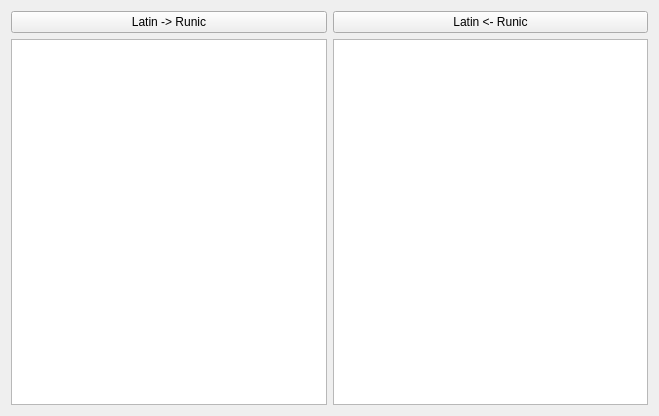
<?xml version="1.0" encoding="UTF-8"?>
<ui version="4.0">
 <class>Runes</class>
 <widget class="QMainWindow" name="Runes">
  <property name="geometry">
   <rect>
    <x>0</x>
    <y>0</y>
    <width>659</width>
    <height>416</height>
   </rect>
  </property>
  <property name="windowTitle">
   <string>Runes</string>
  </property>
  <widget class="QWidget" name="centralWidget">
   <layout class="QGridLayout" name="gridLayout">
    <item row="0" column="1">
     <widget class="QPushButton" name="runictolatin">
      <property name="text">
       <string>Latin &lt;- Runic</string>
      </property>
     </widget>
    </item>
    <item row="1" column="0">
     <widget class="QTextEdit" name="latintext">
      <property name="font">
       <font>
        <family>Cantarell</family>
       </font>
      </property>
      <property name="html">
       <string>&lt;!DOCTYPE HTML PUBLIC &quot;-//W3C//DTD HTML 4.0//EN&quot; &quot;http://www.w3.org/TR/REC-html40/strict.dtd&quot;&gt;
&lt;html&gt;&lt;head&gt;&lt;meta name=&quot;qrichtext&quot; content=&quot;1&quot; /&gt;&lt;style type=&quot;text/css&quot;&gt;
p, li { white-space: pre-wrap; }
&lt;/style&gt;&lt;/head&gt;&lt;body style=&quot; font-family:'Cantarell'; font-size:11pt; font-weight:400; font-style:normal;&quot;&gt;
&lt;p style=&quot;-qt-paragraph-type:empty; margin-top:0px; margin-bottom:0px; margin-left:0px; margin-right:0px; -qt-block-indent:0; text-indent:0px;&quot;&gt;&lt;br /&gt;&lt;/p&gt;&lt;/body&gt;&lt;/html&gt;</string>
      </property>
      <property name="placeholderText">
       <string/>
      </property>
     </widget>
    </item>
    <item row="1" column="1">
     <widget class="QTextEdit" name="runictext">
      <property name="font">
       <font>
        <family>Junicode</family>
        <kerning>true</kerning>
       </font>
      </property>
      <property name="html">
       <string>&lt;!DOCTYPE HTML PUBLIC &quot;-//W3C//DTD HTML 4.0//EN&quot; &quot;http://www.w3.org/TR/REC-html40/strict.dtd&quot;&gt;
&lt;html&gt;&lt;head&gt;&lt;meta name=&quot;qrichtext&quot; content=&quot;1&quot; /&gt;&lt;style type=&quot;text/css&quot;&gt;
p, li { white-space: pre-wrap; }
&lt;/style&gt;&lt;/head&gt;&lt;body style=&quot; font-family:'Junicode'; font-size:11pt; font-weight:400; font-style:normal;&quot;&gt;
&lt;p style=&quot; margin-top:12px; margin-bottom:12px; margin-left:0px; margin-right:0px; -qt-block-indent:0; text-indent:0px;&quot;&gt;&lt;span style=&quot; font-family:'Monospace';&quot;&gt;&lt;br /&gt;&lt;/span&gt;&lt;/p&gt;&lt;/body&gt;&lt;/html&gt;</string>
      </property>
      <property name="placeholderText">
       <string/>
      </property>
     </widget>
    </item>
    <item row="0" column="0">
     <widget class="QPushButton" name="latintorunic">
      <property name="enabled">
       <bool>true</bool>
      </property>
      <property name="text">
       <string>Latin -&gt; Runic</string>
      </property>
      <property name="flat">
       <bool>false</bool>
      </property>
     </widget>
    </item>
   </layout>
  </widget>
 </widget>
 <layoutdefault spacing="6" margin="11"/>
 <resources/>
 <connections/>
</ui>
